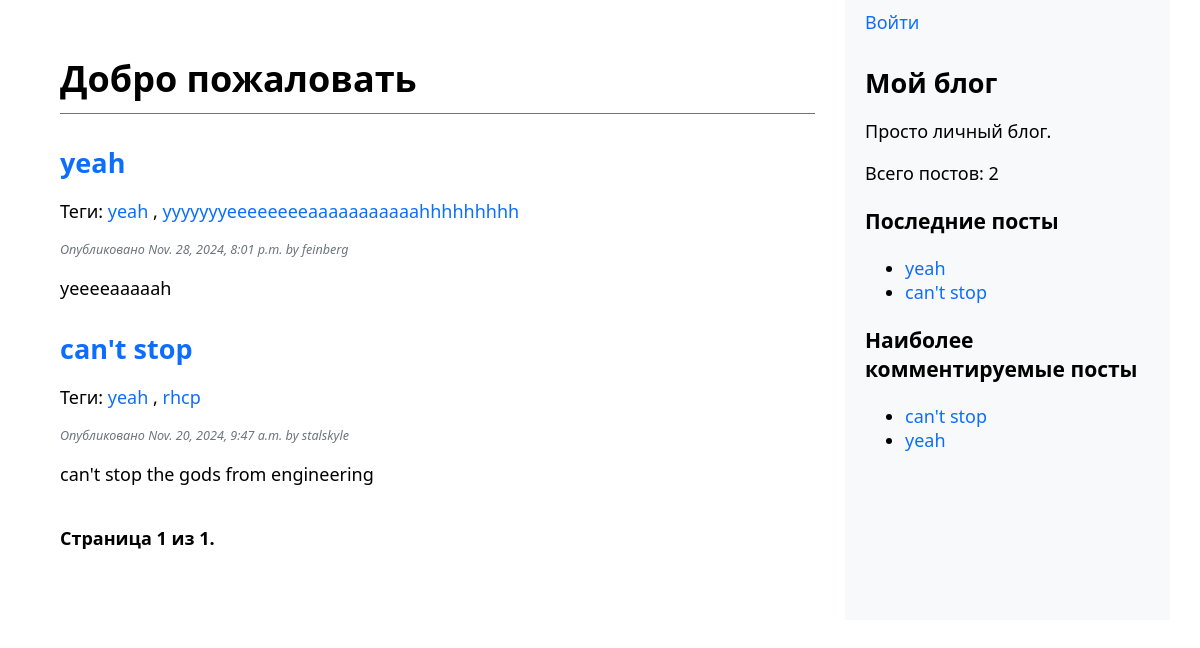
Screenshot of /blog/ with the database file from the repository.
### blog/models.py (models this page shows, shortened)
class Post(models.Model):
    class Status(models.TextChoices):
        DRAFT = 'DF', 'Draft'
        PUBLISHED = 'PB', 'Published'
    title = models.CharField(max_length=250)
    slug = models.SlugField(max_length=250, unique_for_date='publish_at')
    author = models.ForeignKey(settings.AUTH_USER_MODEL,
                               on_delete=models.CASCADE,
                               related_name="blog_posts")
    body = models.TextField()
    publish_at = models.DateTimeField(default=timezone.now)
    created_at = models.DateTimeField(auto_now_add=True)
    updated_at = models.DateTimeField(auto_now=True)
    status = models.CharField(max_length=2, choices=Status.choices,
                              default=Status.DRAFT)
    objects = models.Manager()
    published = PublishedManager()
    class Meta:
        ordering = ['-publish_at']
        indexes = [models.Index(fields=["-publish_at"])]
    def get_absolute_url(self):
        return reverse(
            "blog:post_detail",
            args=[self.publish_at.year, self.publish_at.month,
                  self.publish_at.day, self.slug])
    tags = TaggableManager()

### blog/views.py (the view)
# urls.py: path('', views.post_list, name="post_list"),
def post_list(request, tag_slug=None):
    posts = Post.published.all()
    tag = None
    if tag_slug:
        tag = get_object_or_404(Tag, slug=tag_slug)
        posts = posts.filter(tags__in=[tag])
    paginator = Paginator(posts, 3)
    page_number = request.GET.get('page', 1)
    try:
        posts = paginator.page(page_number)
    except PageNotAnInteger:
        posts = paginator.page(1)
    except EmptyPage:
        posts = paginator.page(paginator.num_pages)
    return render(
        request,
        'blog/post/list.html',
        {'posts': posts, 'tag': tag}
    )

### blog/models.py (called while the page is built)
    def get_queryset(self):
        return super().get_queryset().filter(status=Post.Status.PUBLISHED)

### blog/templatetags/blog_extras.py (called while the page is built)
@register.simple_tag
def total_posts():
    return Post.published.count()

@register.inclusion_tag('blog/post/latest_posts.html')
def show_latest_posts(count=5):
    latest_posts = Post.published.order_by('-publish_at')[:count]
    return {'latest_posts': latest_posts}

@register.simple_tag
def get_most_commented_posts(count=5):
    return Post.published.annotate(
        total_comments=Count('comments')
    ).order_by('-total_comments')[:count]

@register.filter(name='markdown')
def markdown_format(text):
  return mark_safe(markdown.markdown(text))

### blog/templates/blog/post/list.html (shortened to what this page needs)
{% extends 'blog/base.html' %}
{% load blog_extras %}
{% block content %}
  <h1>Добро пожаловать</h1>
  {% for post in posts %}
    <h2><a href="{{ post.get_absolute_url }}">{{ post.title }}</a></h2>
    <p class="tags">
      Теги:{% for tag in post.tags.all %}
        <a href="{% url 'blog:post_list_by_tag' tag.slug %}">{{ tag.name }}</a>
        {% if not forloop.last %}, {% endif %}
      {% endfor %}
    </p>
    <p class="date">Опубликовано {{ post.publish_at }} by {{ post.author }}</p>
    {{ post.body|markdown|truncatewords_html:30 }}
  {% endfor %}
{% include "blog/pagination.html" with page=posts %}
{% endblock %}

### blog/templates/blog/base.html (shortened to what this page needs)
{% load static %}
{% load blog_extras %}
<!DOCTYPE html>
<html lang="ru">
  <head>
    <link href="{% static 'css/blog.css' %}" rel="stylesheet">
    <link href="{% static 'css/messages.css' %}" rel="stylesheet" />
  </head>
  <body>
    <main>
      {% block content %}
      {% endblock %}
    </main>
    <nav id="sidebar">
      <div class="user">
        {% if request.user.is_authenticated %}
          Привет, {{ request.user.first_name|default:request.user.username }}!
          <a href="{% url 'account:edit' %}"> Редактировать профиль</a>
          <form action="{% url 'account:logout' %}" method="post">
            {% csrf_token %}
            <button type="submit">Выход</button>
          </form>
        {% else %}
          <a href="{% url 'account:login' %}">Войти</a>
        {% endif %}
      </div>
      <h2>Мой блог</h2>
      <p>Просто личный блог.</p>
      <p>
        Всего постов: {% total_posts %}
      </p>
      <h3>Последние посты</h3>
      {% show_latest_posts 3 %}
      <h3>Наиболее комментируемые посты</h3>
      {% get_most_commented_posts as most_commented_posts %}
      <ul>
        {% for post in most_commented_posts %}
          <li>
            <a href="{{ post.get_absolute_url }}">{{ post.title }}</a>
          </li>
        {% endfor %}
      </ul>
    </nav>
  </body>
</html>

### blog/templates/blog/pagination.html (shortened to what this page needs)
<div class="pagination">
    <span class="step-links">
      <span class="current">Страница {{ page.number }} из {{ page.paginator.num_pages }}.</span>
    </span>
  </div>

### blog/templates/blog/post/latest_posts.html
<ul>
    {% for post in latest_posts %}
      <li>
        <a href="{{ post.get_absolute_url }}">{{ post.title }}</a>
      </li>
    {% endfor %}
  </ul>

### blog/static/css/blog.css (style rules this page uses)
:root { --blue: rgb(13, 110, 253); --gray: rgb(108, 117, 125); --light: rgb(248, 249, 250); --black: rgb(51, 51, 51); --white: rgb(255, 255, 255); --red: rgb(220, 53, 69); --spacer: .5rem; --light-bg: rgb(237, 237, 237); }
html { font-size: 18px; }
body { margin: 0 30px; padding: 0; font-family: system-ui, Roboto, Arial; display: flex; }
a { color: var(--blue); text-decoration: none; }
h1 { border-bottom: 1px solid var(--gray); padding: 0 0 10px 0; }
h2 { margin: 30px 0 0; }
main { margin: 30px; flex-grow: 1; }
#sidebar { flex: 0 0 25%; padding: 10px 20px; background: var(--light); }
.date { color: var(--gray); font-size: 0.7em; font-style: italic; }
.pagination { margin: 40px 0; font-weight: bold; }

### blog/static/css/messages.css (style rules this page uses)
:root { --alert-success: #d1e7dd; --alert-error: #f8d7da; --alert-info: #cff4fc; --alert-warning: #fff3cd; }

### rows the page displays
Post: title "yeah", publish_at "Nov. 28, 2024, 8:01 p.m.", author "feinberg", body "yeeeeaaaaah"
Tag: name "yeah"
Tag: name "yyyyyyyeeeeeeeeaaaaaaaaaaahhhhhhhhh"
Post: title "can't stop", publish_at "Nov. 20, 2024, 9:47 a.m.", author "stalskyle", body "can't stop the gods from engineering"
Tag: name "rhcp"

### other values shown
{{ page.number }} "1"
{{ page.paginator.num_pages }} "1"
